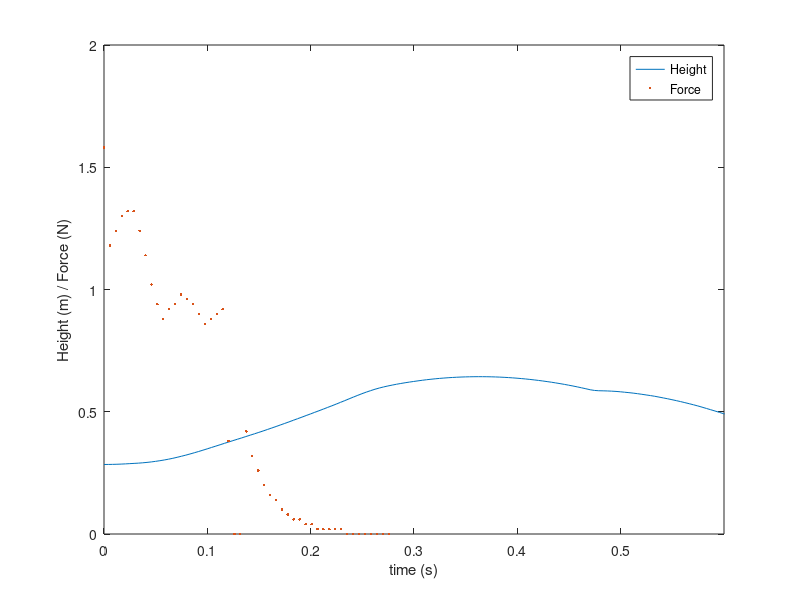

Reproduce this figure in MATLAB.
trial1Pos = csvread('position11.csv');
trial2Pos = csvread('position12.csv');

trial1Start = trial1Pos(5,3);
trial2Start = trial2Pos(5,3);

trial1Max = max(trial1Pos(:,3));
trial2Max = max(trial2Pos(:,3));

trial1Dif = trial1Max-trial1Start;
trial2Dif = trial2Max-trial2Start;

averageDif = mean([trial1Dif trial2Dif])

leg_length = .187*2;
jumpHeight = averageDif - leg_length + .04

height = trial2Pos(885:1066,3);
time = trial2Pos(885:1066,1) - trial2Pos(885,1);

trial2Force = csvread('force12.csv');
force = trial2Force(:,2);
weight = 0.7;
tf = 66.9531;
t0 = 66.6719;
dt = tf-t0;
time2 = linspace(0, dt, 50)';
plot(time, height)
hold on
plot(time2, force, '.')
axis([0, .6, 0, 2]);
legend('Height', 'Force');
xlabel('time (s)');
ylabel('Height (m) / Force (N)');